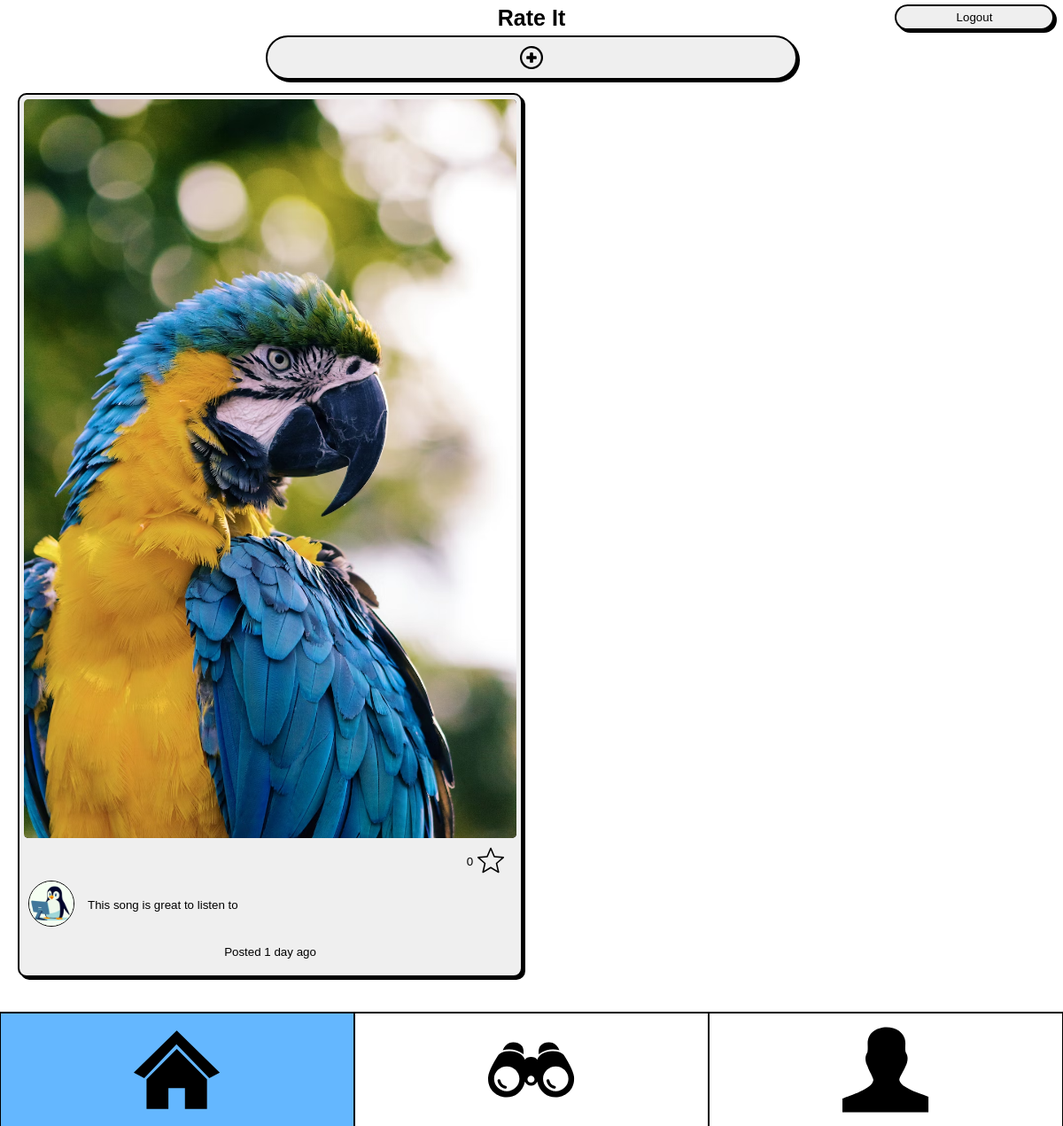
Page /home/ (signed in) on the earlier database version.
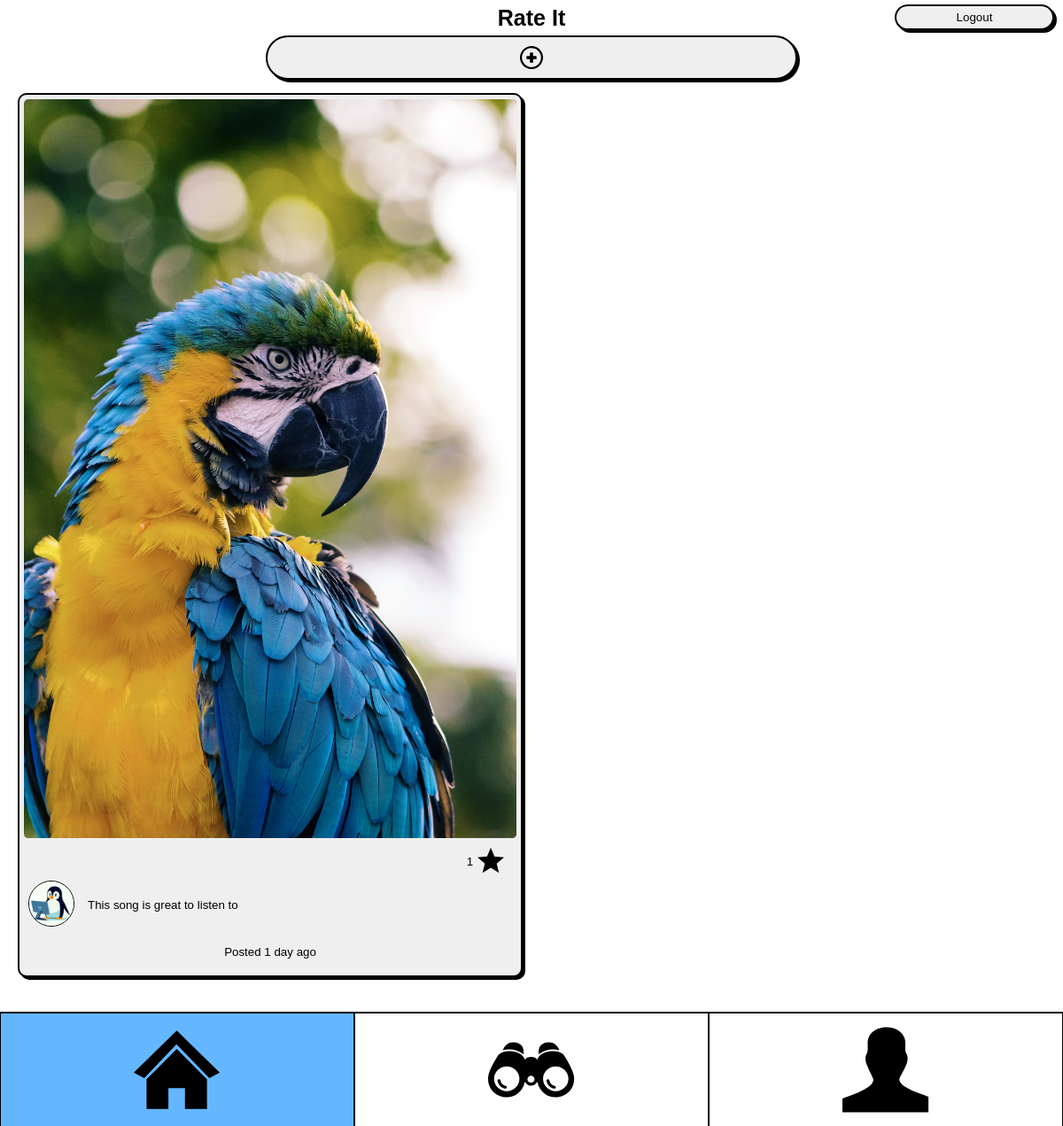
Same page on the later database version.
### friends_haven_app/models.py (models this page shows, shortened)
class Post(models.Model):
    item_name = models.CharField(max_length=100)
    image = models.ImageField(upload_to='posts/', default=None, null=True, blank=True)
    creator = models.ForeignKey(Profile, on_delete=models.CASCADE)
    rate = models.IntegerField(default=0, validators=[MinValueValidator(0), MaxValueValidator(5)])
    caption = models.CharField(max_length=100)
    description = models.TextField(max_length=200)
    timestamp = models.DateTimeField(auto_now_add=True)
    category = models.ForeignKey(Category, on_delete=models.CASCADE, default=None, null=True,)
    community_rate = models.IntegerField(default=0)
    likes = models.IntegerField(default=0, null=True, blank=True)
    likedBy = models.CharField(max_length=50000,default=0, null=True, blank=True)
    sections = models.CharField(max_length=5000, null= True, blank=True)
    answers = models.CharField(max_length=5000, null= True, blank=True)
    def getSections(self):
        return json.loads(self.sections)
    def getAnswers(self):
        return json.loads(self.answers)
    def time_ago(self):
        current_time = datetime.now(timezone.utc)
        time_difference = current_time - self.timestamp.replace(tzinfo=timezone.utc)
        weeks, days = divmod(time_difference.days, 7)
        hours, remainder = divmod(time_difference.seconds, 3600)
        minutes, seconds = divmod(remainder, 60)
        if weeks == 1:
            return f"{weeks} week ago"
        elif weeks > 1:
            return f"{weeks} weeks ago"
        elif days == 1:
            return f"{days} day ago"
        elif days > 1:
            return f"{days} days ago"
        elif hours == 1:
            return f"{hours} hour ago"
        elif hours > 1:
            return f"{hours} hours ago"
        elif minutes == 1:
            return f"{minutes} minute ago"
        elif minutes > 1:
            return f"{minutes} minutes ago"
        elif seconds == 1:
            return f"{seconds} second ago"
        else:
            return f"{seconds} seconds ago"

class Profile(models.Model):
    user = models.OneToOneField(User, on_delete=models.CASCADE)
    profile_picture = models.ImageField(upload_to='profilePictures/', default=None, null=True, blank=True)
    description = models.TextField(max_length=200, default=None, null=True, blank=True)
    rates = models.IntegerField(default=0, null=True, blank=True)
    idolNum = models.IntegerField(default=0, null=True, blank=True)
    fanNum = models.IntegerField(default=0, null=True, blank=True)
    idols = models.CharField(max_length=50000,default=0, null=True, blank=True)
    fans = models.CharField(max_length=50000,default=0, null=True, blank=True)
    def __str__(self):
        return f'{self.user.username}'

### friends_haven_app/views.py (the view)
# urls.py: 2. Add a URL to urlpatterns:  path('', views.home, name='home')
@login_required(login_url='/')
def home(request):
    userProfile = Profile.objects.get(user=request.user)
    idols = json.loads(userProfile.idols)
    if idols == 0:
        idols = []
    posts = Post.objects.all().filter(creator__user__username__in=idols).order_by('-timestamp')
    left = posts[0::2]
    right = posts[1::2]
    data = {
        'userProfile': userProfile,
        'left': left,
        'right': right,
        'accessProfile': userProfile
    }
    return render(request, 'home.html', data)

### friends_haven_app/templates/home.html (shortened to what this page needs)
{% extends "base.html" %}
{% load static %}
{% block content %}
<head>
    <link rel="stylesheet" type="text/css" href="{% static 'css/home.css' %}">
</head>
<body>
    <h1>Rate It</h1>
    <div class="section">
        <a href="/create">
            <button id="create" class="top">
            </button>
        </a>
        {% include 'items.html' %}
    </div>
</body>
{% endblock %}

### friends_haven_app/templates/items.html (shortened to what this page needs)
{% load static %}
<div class="cols">
    {% if left %}
        <div class="colLeft col">
            {% for post in left %}
                <button class="item" onclick="enlarge(this)">
                    <img class="itemImg" src="{% static 'images/test.jpg' %}">
                    <div class="likes">
                        <p>{{ post.likes }}</p>
                        {% if accessProfile.user.username != post.creator.user.username and accessProfile.user.username not in post.likedBy %}
                            <form action="{% url 'likePost' post.id %}" method="post">
                                <label for="submitButton">
                                </label>
                            </form>
                        {% elif accessProfile.user.username != post.creator.user.username %}
                            <form action="{% url 'unlikePost' post.id %}" method="post">
                                <label for="submitButton">
                                </label>
                            </form>
                        {% endif %}
                    </div>
                    <div class="capCon">
                        <a href="/account/{{post.creator}}" class="profileLink">
                            {% if post.creator.profile_picture %}
                                <img class="profilePic" src="{{ post.creator.profile_picture.url }}" width="100%" height="100%">
                            {% else %}
                                <img class="profilePic" src="{% static 'images/default.jpg' %}" width="100%" height="100%">
                            {% endif %}
                        </a>
                        <p class="caption">{{ post.caption }}</p>
                    </div>
                    <p>Posted {{ post.time_ago }}</p>
                </button>
            {% endfor %}
        </div>
    {% endif %}
</div>

Differences in the rows shown:
changed Post "This song is great to listen to": likes "0" → "1"; likedBy "[]" → "[\"Carson_Spaniel\"]" (drawn)
